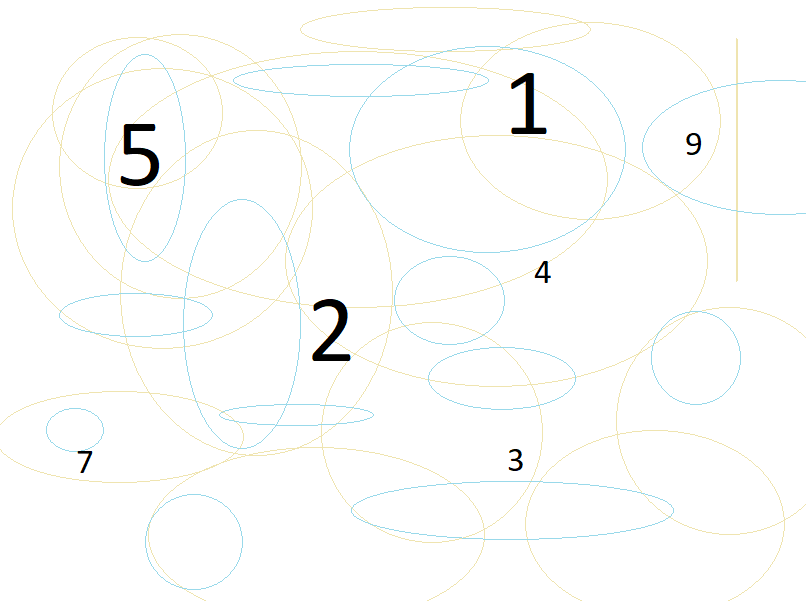
#> input picture Testing/nums.png, 806 x 601 px, found by its file name
$ python img_dig_extr.py
#> lines starting #> are read from the running program, lines starting #| are printed output that depends on the picture; after the words box and inside, x2 and y2 are one past the last pixel; in counts of white or black regions, pixels touching at a corner belong together
import cv2
import numpy as np
from  matplotlib import pyplot as plt
from PIL import Image

#TODO upgrade check_internal to be more error-proof

def check_internal(x,y,w,h, it):
    """
    This function checks wheter passed recrangle is internal to any other
    (except first which is the whole img)
    """
    for i in range(1, len(contours)):
        _cnt = contours[i]
        _x,_y,_w,_h = cv2.boundingRect(_cnt)
        if x >= _x and x <= _x + _w and y >= _y and y <= _y+_h and it != i:
            return True
    return False

def get_contours(img):
    """
    Processing pased image, tresholding, and finding contours.
    Returns contours and tresholded img.
    """
    print("Image shape and type: ", img.shape, img.dtype)
    imgray = cv2.cvtColor(img,cv2.COLOR_BGR2GRAY)
    _ , thresh = cv2.threshold(imgray, 112,255,0)

    contours, hierarchy = cv2.findContours(thresh, cv2.RETR_TREE, cv2.CHAIN_APPROX_SIMPLE)

    #print(hierarchy)
    return contours, thresh

#Currently not using this one
def mask_image(img):
    """
    Returns masked image
    """
    b,g,r = cv2.split(img)
    hsv = cv2.cvtColor(img, cv2.COLOR_BGR2HSV)

    lower_tresh = np.array([0,0,0])
    upper_tresh = np.array([180,255,30])

    mask = cv2.inRange(hsv, lower_tresh, upper_tresh)
    res = cv2.bitwise_and(img, img, mask=mask)
    return res

def extract_nums_from_img(contours, img, threshloded):
    """
    Extracts numbers from passed image.
    Returns list of cropped images with digits.
    """

    extracted_nums = []
    rec_params = []

    for i in range(1, len(contours)):
        """
        Finding contours and extracting single numbers
        """

        cnt = contours[i]
        x,y,w,h = cv2.boundingRect(cnt)

        inc = 5 #var that increases rect boundaries

        if check_internal(x,y,w,h,i) == False:
            rec_params.append([x,y,w,h])

    rec_params = sorted(rec_params)


    for x,y,w,h in rec_params:
        img = cv2.rectangle(img,(x-inc,y-inc),(x+w+inc,y+h+inc),(0,0,255),1)
        num = thresholded[y-inc:y+h+inc, x-inc:x+w+inc]
        extracted_nums.append(num)

    return extracted_nums


img = cv2.imread(r"Testing\nums.png")
#> img is the input picture: shape (601, 806, 3); mean B, G, R 251.7, 252.5, 252

contours, thresholded= get_contours(img)
#| Image shape and type:  (601, 806, 3) uint8
#> in get_contours, `_ , thresh = cv2.threshold(imgray, 112,255,0)`:
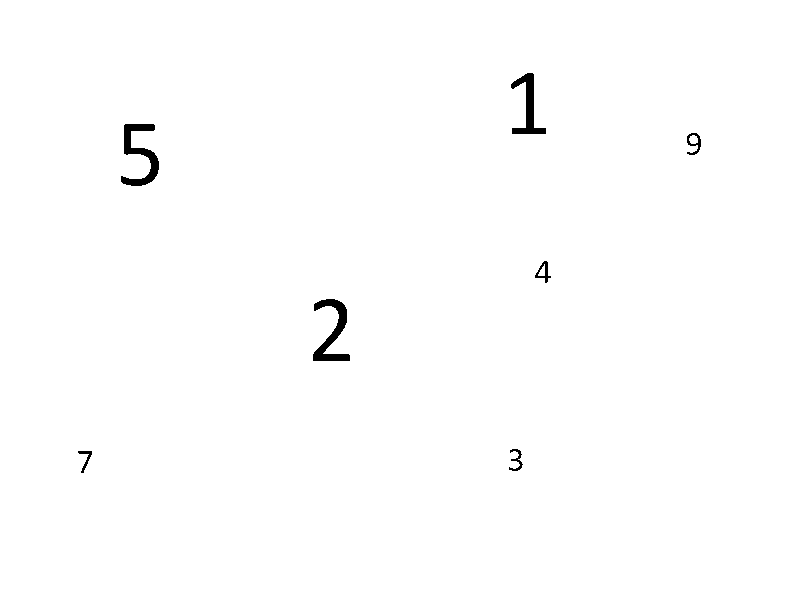
#> thresh: shape (601, 806); 99.4% white; 7 black regions
#> in get_contours, `contours, hierarchy = cv2.findContours(thresh, cv2.RETR_TREE, cv2.CHAI..`: contours = 10 contours; largest, box (x1, y1, x2, y2) and area: (0, 0, 806, 601) 483000, (120, 123, 160, 187) 1054, (312, 298, 351, 362) 1007, (510, 72, 547, 135) 846, (686, 132, 702, 156) 233

extracted = extract_nums_from_img(contours, img, thresholded)
#> the loop in extract_nums_from_img, `for i in range(1, len(contours)):` made 9 passes
#> (x, y, w, h) on passes 1 to 9: (77, 450, 16, 24), (508, 448, 16, 24), (312, 298, 39, 64), (534, 260, 18, 24), (538, 264, 7, 12), (686, 132, 16, 24), (689, 135, 9, 9), (120, 123, 40, 64), (510, 72, 37, 63)
#> after the loop in extract_nums_from_img, `for i in range(1, len(contours)):`: rec_params = [[77, 450, 16, 24], [508, 448, 16, 24], [312, 298, 39, 64], [534, 260, 18, 24], [686, 132, 16, 24], [120, 123, 40, 64], [510, 72, 37, 63]]
#> in extract_nums_from_img, `rec_params = sorted(rec_params)`: rec_params = [[77, 450, 16, 24], [120, 123, 40, 64], [312, 298, 39, 64], [508, 448, 16, 24], [510, 72, 37, 63], [534, 260, 18, 24], [686, 132, 16, 24]]
#> the loop in extract_nums_from_img, `for x,y,w,h in rec_params:` made 7 passes
#> pass 1, in extract_nums_from_img, `num = thresholded[y-inc:y+h+inc, x-inc:x+w+inc]`:
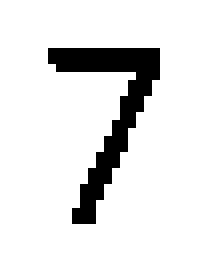
#> num: shape (34, 26) (shown 8 times larger); 89.3% white; black in thin lines or dots, all inside (x1, y1, x2, y2) = (6, 6, 20, 28)
#> pass 2, in extract_nums_from_img, `img = cv2.rectangle(img,(x-inc,y-inc),(x+w+inc,y+h+inc),(0,0,255),1)`:
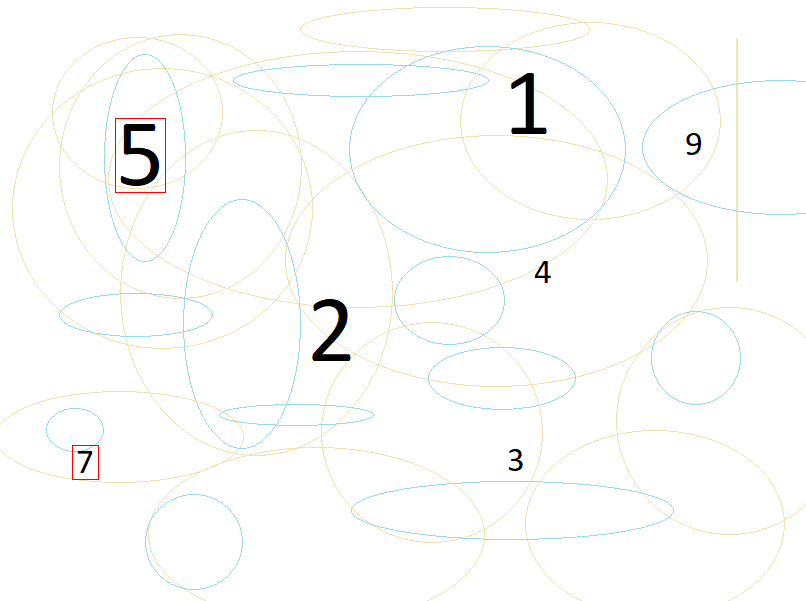
#> img: shape (601, 806, 3); mean B, G, R 251.5, 252.3, 252
#> pass 2, in extract_nums_from_img, `num = thresholded[y-inc:y+h+inc, x-inc:x+w+inc]`:
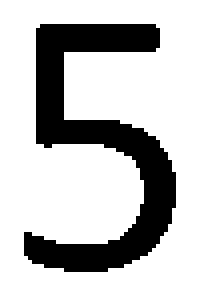
#> num: shape (74, 50) (shown 4 times larger); 75% white; 1 black region, box (x1, y1, x2, y2) and area: (6, 6, 44, 68) 924
#> after the loop in extract_nums_from_img, `for x,y,w,h in rec_params:`:
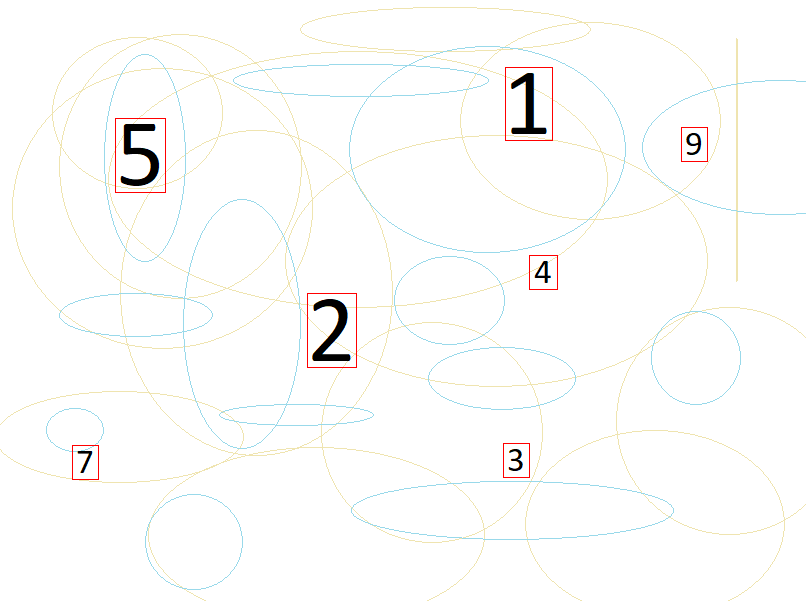
#> img: shape (601, 806, 3); 0.18% of pixels changed, all inside (x1, y1, x2, y2) = (307, 67, 708, 478)
#> after the loop in extract_nums_from_img, `for x,y,w,h in rec_params:`: extracted_nums = 7 items
#> extracted = 7 items

print("Number of digits found in image: ", len(extracted))
#| Number of digits found in image:  7

while(1):

    k = cv2.waitKey(5)
#> (key Esc is pressed here)
    if k == 13:
        break

    cv2.imshow('With boundaries: ', img)

cv2.destroyAllWindows()


#SAVING
for x in extracted:
    print(x.shape)
#> this loop made 7 passes
#| (34, 26)
#| (74, 50)
#| (74, 49)
#| (34, 26)
#| (73, 47)
#| (34, 28)
#| (34, 26)


def reshape_to_square(image, desired_size):
    """
    Drawing additional cols and rows, so then reshaping will be less lossy.
    """
    while( image.shape[0] != image.shape[1]):
        height = image.shape[0]
        width = image.shape[1]

        if height > width:
            if width % 2 == 0:
                image = np.c_[image, np.full(height, 255)]
            else:
                image = np.c_[np.full(height, 255), image]

        else:
            if height % 2 == 0:
                image = np.r_[image, [np.full(width,255)]]
            else:
                image = np.r_[[np.full(width,255)], image]


    return image

for i in range(len(extracted)):
    extracted[i]  = reshape_to_square(extracted[i], 28)
#> after the loop in reshape_to_square, `while( image.shape[0] != image.shape[1]):`:
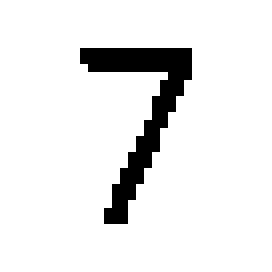
#> image: shape (34, 34) int64 (shown 8 times larger); 91.8% white; black in thin lines or dots, all inside (x1, y1, x2, y2) = (10, 6, 24, 28)
    print(extracted[i][14])
#| [255 255 255 255 255 255 255 255 255 255 255 255 255 255 255 255 255 255
#|  255   0   0 255 255 255 255 255 255 255 255 255 255 255 255 255]
    name = r"Testing\extr_" + str(i) + ".png"
#> name = 'Testing\\extr_0.png'
    cv2.imwrite(name,extracted[i])

    im = cv2.imread(name)
    res = cv2.resize(im, dsize=(28,28), interpolation=cv2.INTER_CUBIC)

    res = (255-res)
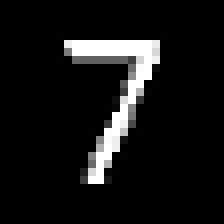
#> res: shape (28, 28, 3) (shown 8 times larger); min 0, max 255, mean 20.7

    cv2.imwrite(name,res)


print("Succesfully saved images")
